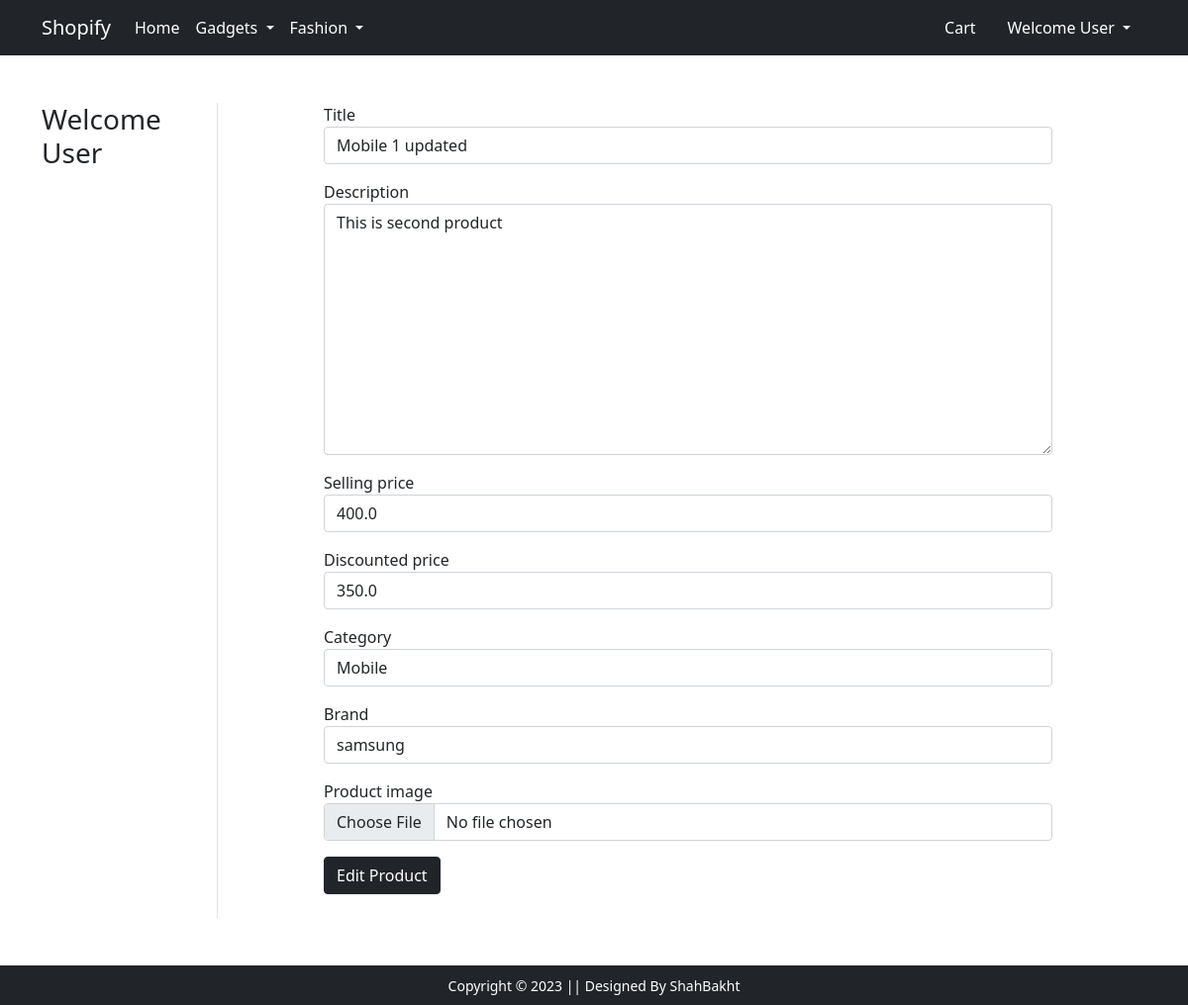
The app's page /admins/products/1/edit (signed in) with its own data.
### main/models.py (models this page shows, shortened)
class Product(models.Model):
  title = models.CharField(max_length=100)
  description = models.TextField()
  selling_price = models.FloatField()
  discounted_price = models.FloatField()
  brand = models.CharField(max_length=100)
  category = models.CharField(choices=CATEGORIES, max_length=50)
  product_image = models.ImageField(upload_to='products_images')

### main/views.py (the view)
# urls.py: path('admins/products/<int:product_id>/edit', views.edit_product, name="edit_product"),
@login_required(login_url='login')
def edit_product(request, product_id):
  product = Product.objects.get(id=product_id)
  if request.method == 'POST':
    form = ProductForm(request.POST, request.FILES, instance=product)
    print(form)
    if form.is_valid():
      form.save()
      messages.success(request, 'Product has been successfully updated!')
      return redirect(reverse('products'))
  else:
    form = ProductForm(label_suffix='', instance=product)
  template_name = 'main/edit_product.html'
  context = {
    'form': form,
    'product_id': product_id,
  }
  return render(request, template_name, context)

### main/forms.py (shortened to what this page needs)
class ProductForm(forms.ModelForm):
  class Meta:
    model = Product
    fields = ['title', 'description', 'selling_price', 'discounted_price', 'category', 'brand', 'product_image']
    widgets = {
      'title': forms.TextInput(attrs={'class': 'form-control'}),
      'description': forms.Textarea(attrs={'class': 'form-control'}),
      'selling_price': forms.NumberInput(attrs={'class': 'form-control'}),
      'discounted_price': forms.NumberInput(attrs={'class': 'form-control'}),
      'category': forms.Select(attrs={'class': 'form-control'}),
      'brand': forms.TextInput(attrs={'class': 'form-control'}),
      'product_image': forms.FileInput(attrs={'class': 'form-control'}),
    }

### main/templates/main/edit_product.html (shortened to what this page needs)
{% extends 'main/base.html' %}
{% load static %}
{% block main-content %}
<div class="container my-5">
 <div class="row">
  <div class="col-sm-2 border-end">
    <h3>Welcome {{ request.user.username | capfirst }}</h3>
  </div>
  <div class="col-sm-8 offset-sm-1">
    {% if form%}
    <form action="{% url 'edit_product' product_id %}" method="post" enctype="multipart/form-data" novalidate>
      {% for fm in form %}
        <div class="mb-3 form-group">
          {{fm.label_tag}}
          {{ fm }}
        </div>
      {% endfor %}
      <div class="text-start">
        <input type="submit" class="btn btn-dark" value="Edit Product">
      </div>
      <br>
    </form>
    {% endif %}
  </div>
 </div>
</div>
{% endblock main-content %}

### main/templates/main/base.html (shortened to what this page needs)
<!doctype html>
{% load static %}
<html lang="en">
  <head>
    <link href="https://cdn.jsdelivr.net/npm/bootstrap@5.0.0-beta1/dist/css/bootstrap.min.css" rel="stylesheet">
    <link rel="stylesheet" href="{% static 'main/css/owl.carousel.min.css' %}">
    <link rel="stylesheet" href="{% static 'main/css/all.min.css' %}">
    <link rel="stylesheet" href="{% static 'main/css/style.css' %}">
  </head>
  <body>
    <nav class="navbar navbar-expand-lg navbar-dark bg-dark">
     <div class="container">
       <a class="navbar-brand" href="/">Shopify</a>
       <div class="collapse navbar-collapse" id="navbarSupportedContent">
         <ul class="navbar-nav me-auto mb-2 mb-lg-0">
           <li class="nav-item">
             <a class="nav-link active" aria-current="page" href="/">Home</a>
           </li>
           <li class="nav-item dropdown">
             <a class="nav-link dropdown-toggle text-white" href="#" id="electronicsDropdown" role="button" data-bs-toggle="dropdown" aria-expanded="false">
               Gadgets
             </a>
           </li>
           <li class="nav-item dropdown">
             <a class="nav-link dropdown-toggle text-white" href="#" id="fashionDropdown" role="button" data-bs-toggle="dropdown" aria-expanded="false">
               Fashion
             </a>
           </li>
         </ul>
         <div>
          <ul class="navbar-nav me-auto mb-2 mb-lg-0">
          {% if request.user.is_authenticated %}
            <li class="nav-item mx-2">
              <a href="{% url 'shopping_cart' %}" class="nav-link text-white"> Cart </a>
            </li>
            <li class="nav-item dropdown mx-2">
              <a class="nav-link dropdown-toggle text-white" href="#" id="profileDropdown" role="button" data-bs-toggle="dropdown" aria-expanded="false">
                Welcome {{ request.user.username | capfirst }}
              </a>
            </li>
          {% endif %}
          </ul>
         </div>
       </div>
     </div>
    </nav>
    {% block main-content %} {% endblock main-content %}
    <footer class="container-fluid bg-dark text-center p-2 mt-5">
        <small class="text-white">Copyright &copy; 2023 || Designed By ShahBakht</small>
    </footer>
  </body>
</html>

### records on screen
Product: form "Mobile 1 updated" "This is second product" "400.0" "350.0" "Mobile" "samsung"

### other values on screen
{{ request.user.username | capfirst }} "User"
{{ fm.label_tag }} "Title" "Description" "Selling price" "Discounted price" "Category" "Brand" "Product image"
